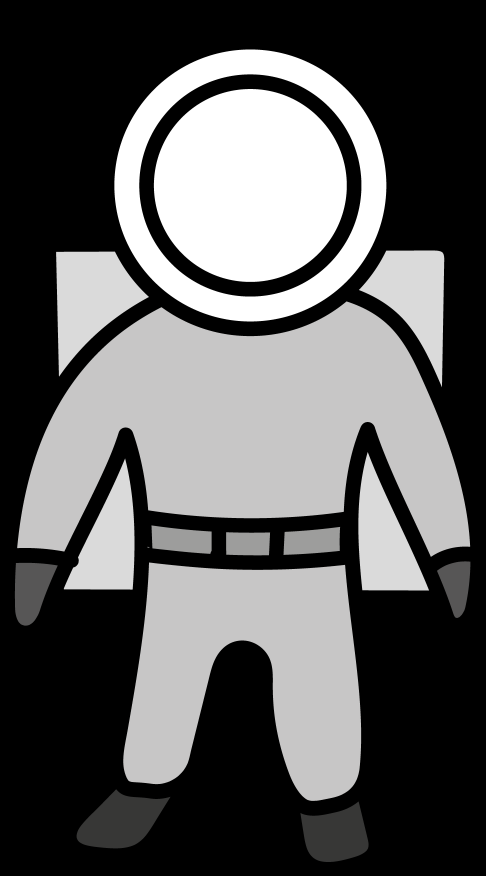
#> input picture modules/computer_vision/pics/astronaut.png, 971 x 1752 px (shown at 1/2 size)
$ python -i get_astronaut.py   (imports and definitions only)
#> lines starting #> are read from the running program, lines starting #| are printed output that depends on the picture; after the words box and inside, x2 and y2 are one past the last pixel; in counts of white or black regions, pixels touching at a corner belong together
#### testing function
import cv2
import numpy as np
import os

from . import conversions

def astronaut_face_adder(image):
    astronaut = cv2.imread(os.path.join(os.path.dirname(__file__), 'pics/astronaut.png'))  # the template
#> astronaut is the input picture: shape (1752, 971, 3); mean B, G, R 92.7, 92.7, 93
    rocket = cv2.imread(os.path.join(os.path.dirname(__file__), 'pics/rocket.jpg'))  # the template
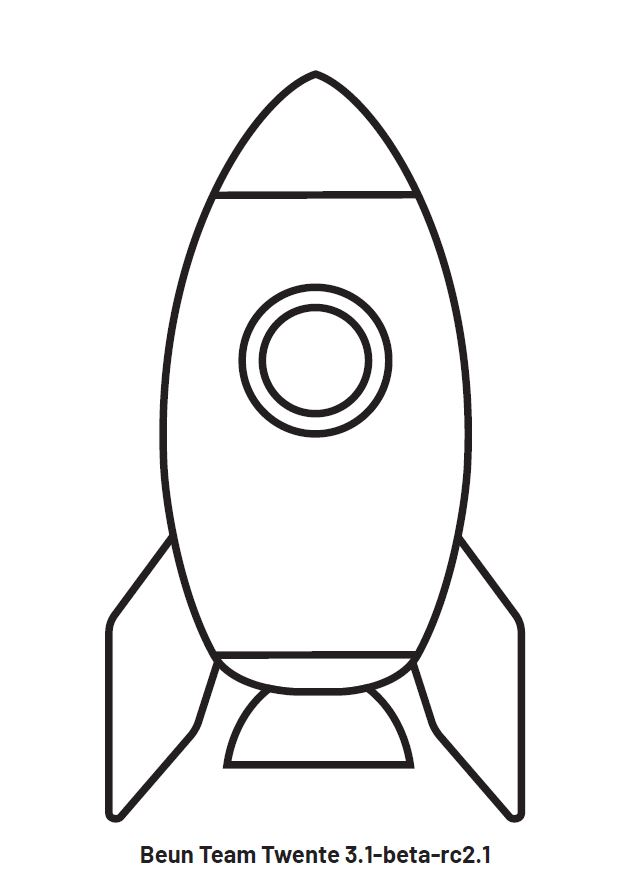
#> input picture modules/computer_vision/pics/rocket.jpg, 631 x 894 px
#> rocket is the input picture: shape (894, 631, 3); mean B, G, R 241.9, 241.8, 242.1
    astronaut_copy = cv2.imread(os.path.join(os.path.dirname(__file__), 'pics/astronaut.png'), cv2.IMREAD_UNCHANGED)
    output = np.zeros(rocket.shape)
    output2 = astronaut.copy()
    output3 = np.zeros(astronaut.shape)
    gray = cv2.cvtColor(rocket, cv2.COLOR_BGR2GRAY)
    gray_astronaut = cv2.cvtColor(astronaut, cv2.COLOR_BGR2GRAY)

    # find circles
    circles = cv2.HoughCircles(gray, cv2.HOUGH_GRADIENT, 1, 20)
#> circles = [[314.5, 359.5, 76.9]]
    circles_astronaut = cv2.HoughCircles(gray_astronaut, cv2.HOUGH_GRADIENT, 1, 40)
#> circles_astronaut = [[500.5, 370.5, 272.4]]

    # create circle mask around face astronaut
    circles_astronaut = np.round(circles_astronaut[0, :]).astype("int")
#> circles_astronaut = [[500, 370, 272]]
    x_astronaut = circles_astronaut[0, 0]
#> x_astronaut = 500
    y_astronaut = circles_astronaut[0, 1]
#> y_astronaut = 370
    r_astronaut = circles_astronaut[0, 2]
#> r_astronaut = 272
    output3[y_astronaut - r_astronaut:y_astronaut + r_astronaut, x_astronaut - r_astronaut:x_astronaut + r_astronaut,
    :] = np.array([255, 255, 255])

    if circles is not None:
        circles = np.round(circles[0,:]).astype("int")
#> circles = [[314, 360, 77]]
        for(x,y,r) in circles:
            circleimg = cv2.circle(output, (x,y), r, (0, 255, 0), 4)
            ret, im_th = cv2.threshold(circleimg, 127, 255, 0)
            # Copy the thresholded image
            im_floodfill = im_th.copy().astype("uint8")

            # Mask used to flood filling.
            # NOTE: the size needs to be 2 pixels bigger on each side than the input image
            h, w = im_th.shape[:2]
            mask = np.zeros((h + 2, w + 2), np.uint8)

            # Floodfill from point (0, 0)
            cv2.floodFill(im_floodfill, mask, (0, 0), 255)

            # Invert floodfilled image
            im_floodfill_inv = cv2.bitwise_not(im_floodfill)


            # Combine the two images to get the foreground
            im_out = cv2.bitwise_or(im_th.astype(int),im_floodfill_inv.astype(int))

            # replace im_out with face
            rows,cols = np.where(im_out[:, :, 0] == 0)
            im_out[rows, cols, :] = np.array([0, 0, 0])
            rows,cols = np.where(im_out[:,:,2] == 255)
            im_out[rows,cols,:] = image[rows,cols,:]
            im_out = im_out[min(rows):max(rows), min(cols):max(cols), :]

            # resize face to size face astronaut
            width = 2 * r_astronaut
            dim = (width, width)
            new_face = cv2.resize(im_out.astype("uint8"), dim, interpolation=cv2.INTER_AREA)

            # replace mask astronaut face with new face
            output3[y_astronaut - r_astronaut:y_astronaut + r_astronaut,
            x_astronaut - r_astronaut:x_astronaut + r_astronaut, :] = new_face

            # combine astronaut with mask astronaut
            grey_output3 = cv2.cvtColor(output3.astype("uint8"), cv2.COLOR_BGR2GRAY)
            rows, cols = np.where(grey_output3[:, :] != 0)
            astronaut[rows, cols, :] = output3[rows, cols, :]

            # make background transparant
            astronaut = cv2.cvtColor(astronaut, cv2.COLOR_BGR2BGRA)
            astronaut_copy = cv2.cvtColor(astronaut_copy, cv2.COLOR_BGR2BGRA)
            rows, cols = np.where(astronaut_copy[:, :, 3] == 0)
            astronaut[rows, cols, 3] = 0
#> this loop made 1 pass
#> (x, y, r, h, w) on pass 1: (314, 360, 77, 894, 631)
#> pass 1, in astronaut_face_adder, `circleimg = cv2.circle(output, (x,y), r, (0, 255, 0), 4)`:
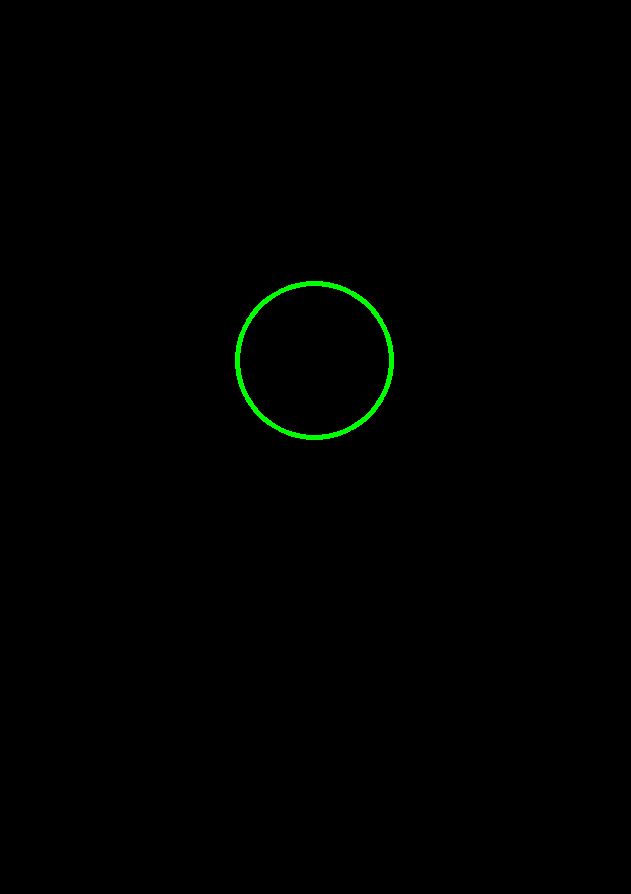
#> circleimg: shape (894, 631, 3) float64; mean of channels 0, 1, 2 0, 1.1, 0; drawn as B, G, R
#> pass 1, in astronaut_face_adder, `im_floodfill_inv = cv2.bitwise_not(im_floodfill)`:
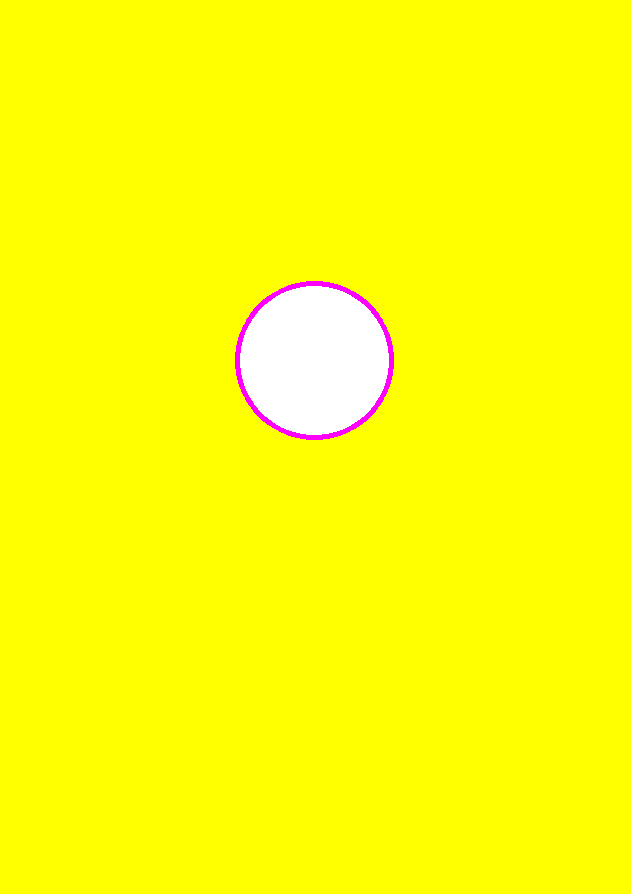
#> im_floodfill_inv: shape (894, 631, 3); mean of channels 0, 1, 2 9, 253.9, 255; drawn as B, G, R
#> after the loop:
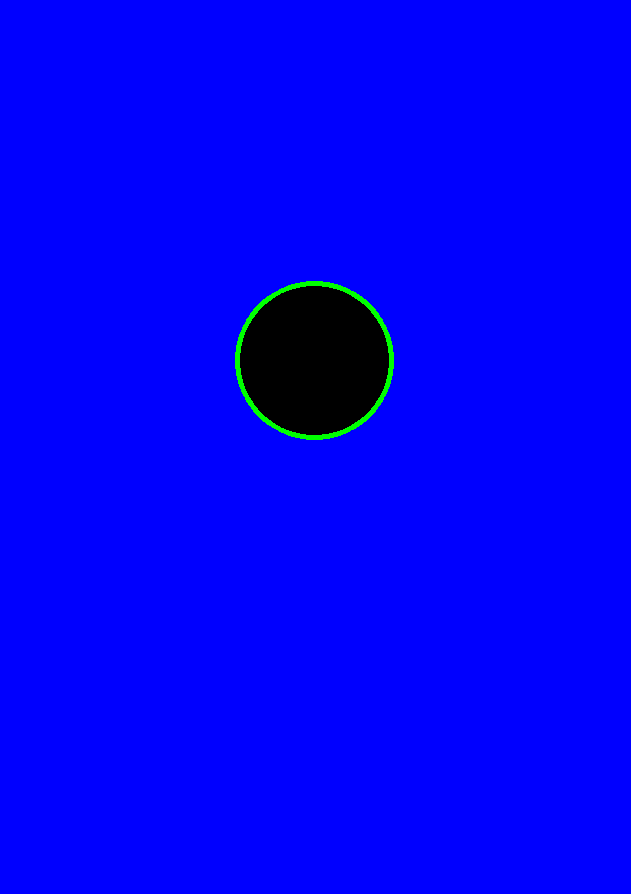
#> im_floodfill: shape (894, 631, 3); mean of channels 0, 1, 2 246, 1.1, 0; drawn as B, G, R
#> after the loop:
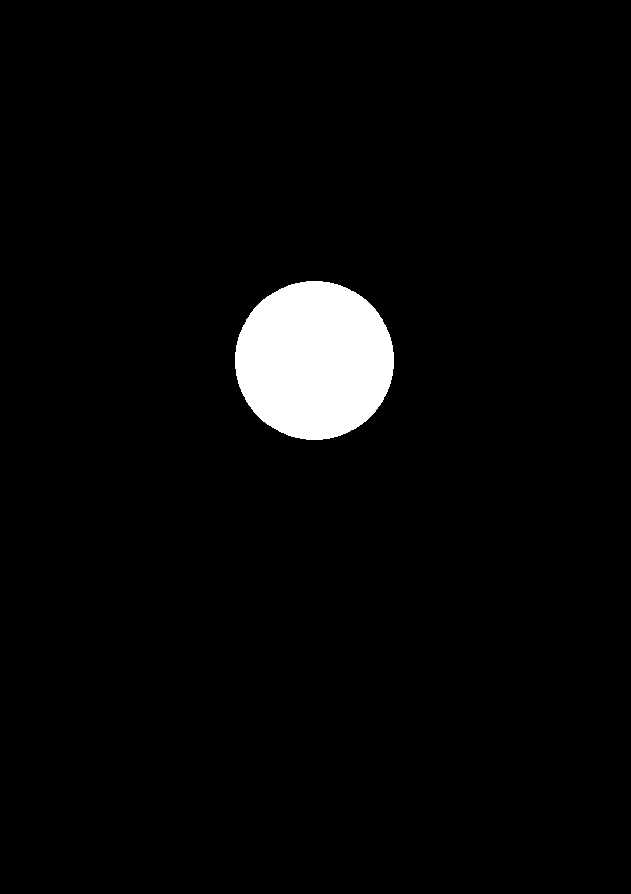
#> im_out: shape (894, 631, 3) int32; 3.5% white; 1 white region, box (x1, y1, x2, y2) and area: (235, 281, 394, 440) 19835
#> after the loop:
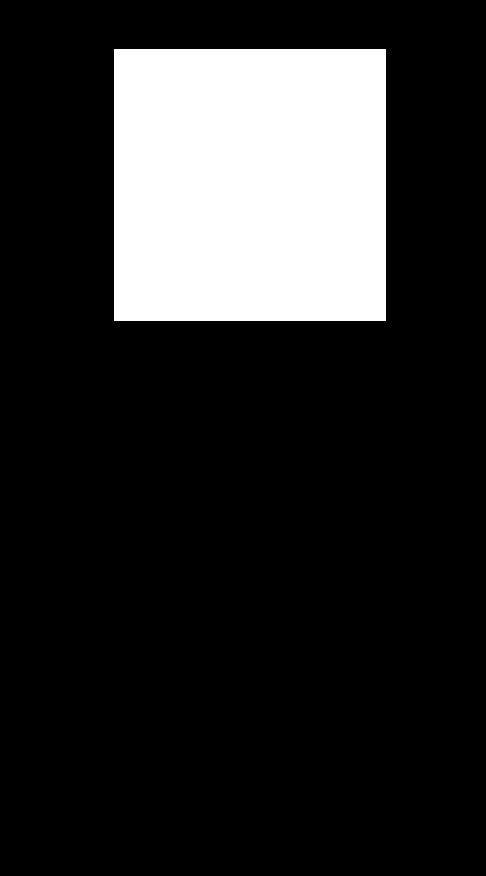
#> output3: shape (1752, 971, 3) float64 (shown at 1/2 size); 17.4% white; 1 white region, box (x1, y1, x2, y2) and area: (228, 98, 772, 642) 295936

        return astronaut

    else:
        return None

def run(pil_img):
    # Run the algorithm on a PIL image
    img = conversions.pil_to_opencv(pil_img)
    return conversions.opencv_to_pil(astronaut_face_adder(img))


# [7 lines of commented-out code are left out]

>>> import cv2
>>> picture = cv2.imread('pics/astronaut.png', cv2.IMREAD_GRAYSCALE)
#> (the run stopped early here; a loop or call above may not have finished)
